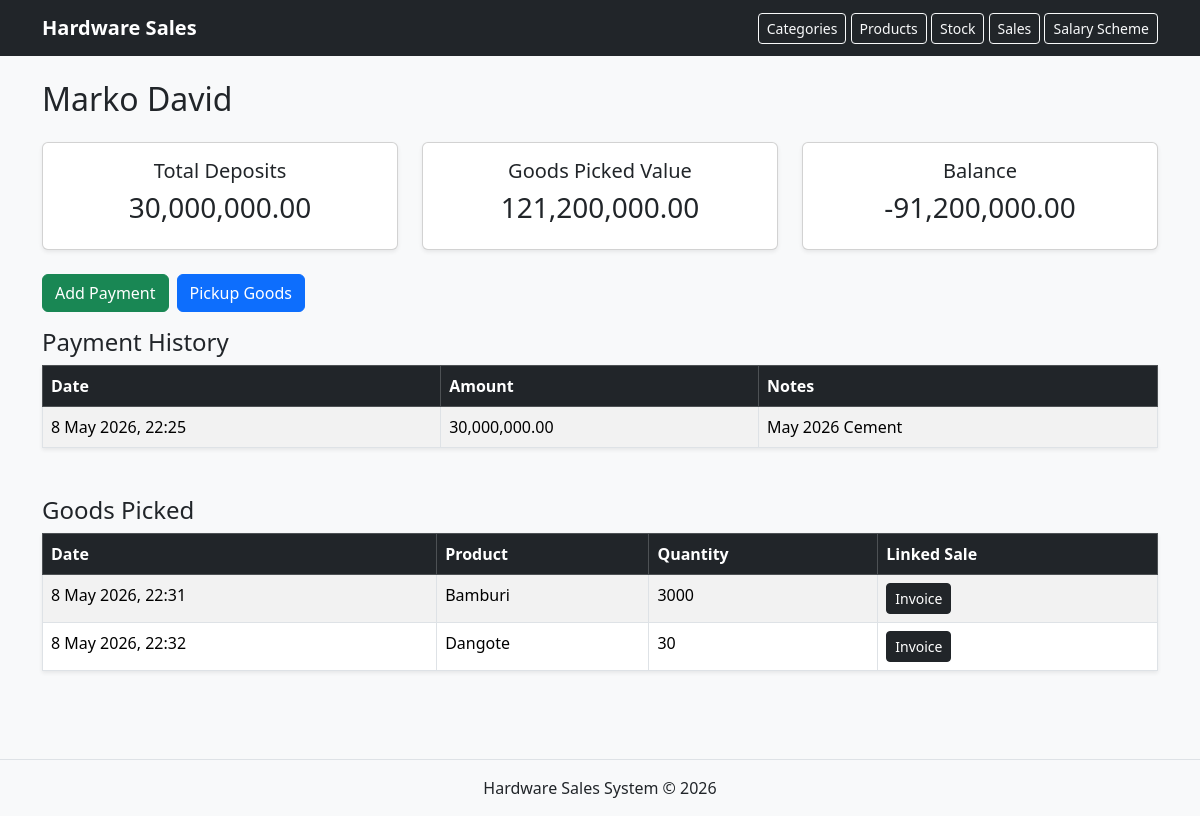
The app's page /scheme/customer/1/ with its own data.
### scheme/models.py (models this page shows, shortened)
class SchemeCustomer(models.Model):
    full_name = models.CharField(max_length=150)
    nin_number = models.CharField(max_length=30, unique=True)
    phone_number = models.CharField(max_length=20)
    address = models.TextField()
    occupation = models.CharField(max_length=100, default="Salary Earner")
    employer_name = models.CharField(max_length=150, blank=True)
    date_registered = models.DateTimeField(auto_now_add=True)

class SchemePayment(models.Model):
    customer = models.ForeignKey(SchemeCustomer, on_delete=models.CASCADE)
    amount_paid = models.DecimalField(max_digits=12, decimal_places=2)
    payment_date = models.DateTimeField(auto_now_add=True)
    notes = models.TextField(blank=True)

class SchemeGoodsPickup(models.Model):
    customer = models.ForeignKey(SchemeCustomer, on_delete=models.CASCADE)
    product = models.ForeignKey(Product, on_delete=models.CASCADE)
    quantity_taken = models.PositiveIntegerField()
    linked_sale = models.ForeignKey(Sales, on_delete=models.SET_NULL, null=True, blank=True)
    pickup_date = models.DateTimeField(auto_now_add=True)

### web/models.py (models this page shows, shortened)
class Product(models.Model):
    category_name = models.ForeignKey(Category, on_delete=models.CASCADE)
    product_name = models.CharField(max_length=100)
    unit_price = models.DecimalField(max_digits=100, decimal_places=2, default=0)
    description = models.TextField()

### scheme/views.py (the view)
# urls.py: path("customer/<int:customer_id>/", views.customer_scheme_detail, name="customer_scheme_detail"),
def customer_scheme_detail(request, customer_id):
    customer = get_object_or_404(SchemeCustomer, id=customer_id)
    payments = SchemePayment.objects.filter(customer=customer)
    pickups = SchemeGoodsPickup.objects.filter(customer=customer)
    total_paid = sum(payment.amount_paid for payment in payments)
    total_goods_value = sum(
        pickup.quantity_taken * pickup.product.unit_price for pickup in pickups
    )
    balance = total_paid - total_goods_value
    return render(request, "customer_scheme_detail.html", {
        "customer": customer,
        "payments": payments,
        "pickups": pickups,
        "total_paid": total_paid,
        "total_goods_value": total_goods_value,
        "balance": balance,
    })

### scheme/templates/customer_scheme_detail.html
{% extends 'base.html' %}
{% load humanize %}
{% block content %}
<h2 class="mb-4">
    {{ customer.full_name }}
</h2>
<div class="row mb-4">
    <div class="col-md-4">
        <div class="card shadow-sm">
            <div class="card-body text-center">
                <h5>Total Deposits</h5>
                <h3>
                    {{ total_paid|floatformat:2|intcomma }}
                </h3>
            </div>
        </div>
    </div>
    <div class="col-md-4">
        <div class="card shadow-sm">
            <div class="card-body text-center">
                <h5>Goods Picked Value</h5>
                <h3>
                    {{ total_goods_value|floatformat:2|intcomma }}
                </h3>
            </div>
        </div>
    </div>
    <div class="col-md-4">
        <div class="card shadow-sm">
            <div class="card-body text-center">
                <h5>Balance</h5>
                <h3>
                    {{ balance|floatformat:2|intcomma }}
                </h3>
            </div>
        </div>
    </div>
</div>
<div class="d-flex gap-2 mb-3">
    <a href="{% url 'record_scheme_payment' customer.id %}"
       class="btn btn-success">
        Add Payment
    </a>
    <a href="{% url 'scheme_goods_pickup' customer.id %}"
       class="btn btn-primary">
        Pickup Goods
    </a>
</div>
<h4>Payment History</h4>
<table class="table table-bordered table-striped shadow-sm mb-5">
    <thead class="table-dark">
        <tr>
            <th>Date</th>
            <th>Amount</th>
            <th>Notes</th>
        </tr>
    </thead>
    <tbody>
        {% for payment in payments %}
        <tr>
            <td>{{ payment.payment_date|date:"j F Y, H:i" }}</td>
            <td>
                {{ payment.amount_paid|floatformat:2|intcomma }}
            </td>
            <td>{{ payment.notes }}</td>
        </tr>
        {% empty %}
        <tr>
            <td colspan="3" class="text-center">
                No payments recorded.
            </td>
        </tr>
        {% endfor %}
    </tbody>
</table>
<h4>Goods Picked</h4>
<table class="table table-bordered table-striped shadow-sm">
    <thead class="table-dark">
        <tr>
            <th>Date</th>
            <th>Product</th>
            <th>Quantity</th>
            <th>Linked Sale</th>
        </tr>
    </thead>
    <tbody>
        {% for pickup in pickups %}
        <tr>
            <td>{{ pickup.pickup_date|date:"j F Y, H:i" }}</td>
            <td>{{ pickup.product.product_name }}</td>
            <td>{{ pickup.quantity_taken }}</td>
            <td>
                {% if pickup.linked_sale %}
                    <a href="{% url 'invoice' pickup.linked_sale.id %}"
                       class="btn btn-dark btn-sm">
                        Invoice
                    </a>
                {% endif %}
            </td>
        </tr>
        {% empty %}
        <tr>
            <td colspan="4" class="text-center">
                No goods picked yet.
            </td>
        </tr>
        {% endfor %}
    </tbody>
</table>
{% endblock %}

### records on screen
SchemeCustomer: full_name "Marko David"
SchemePayment: payment_date "8 May 2026, 22:25", amount_paid "30,000,000.00", notes "May 2026 Cement"
SchemeGoodsPickup: pickup_date "8 May 2026, 22:31", product.product_name "Bamburi", quantity_taken "3000", shows "Invoice"
SchemeGoodsPickup: pickup_date "8 May 2026, 22:32", product.product_name "Dangote", quantity_taken "30", shows "Invoice"

### other values on screen
{{ total_paid|floatformat:2|intcomma }} "30,000,000.00"
{{ total_goods_value|floatformat:2|intcomma }} "121,200,000.00"
{{ balance|floatformat:2|intcomma }} "-91,200,000.00"
